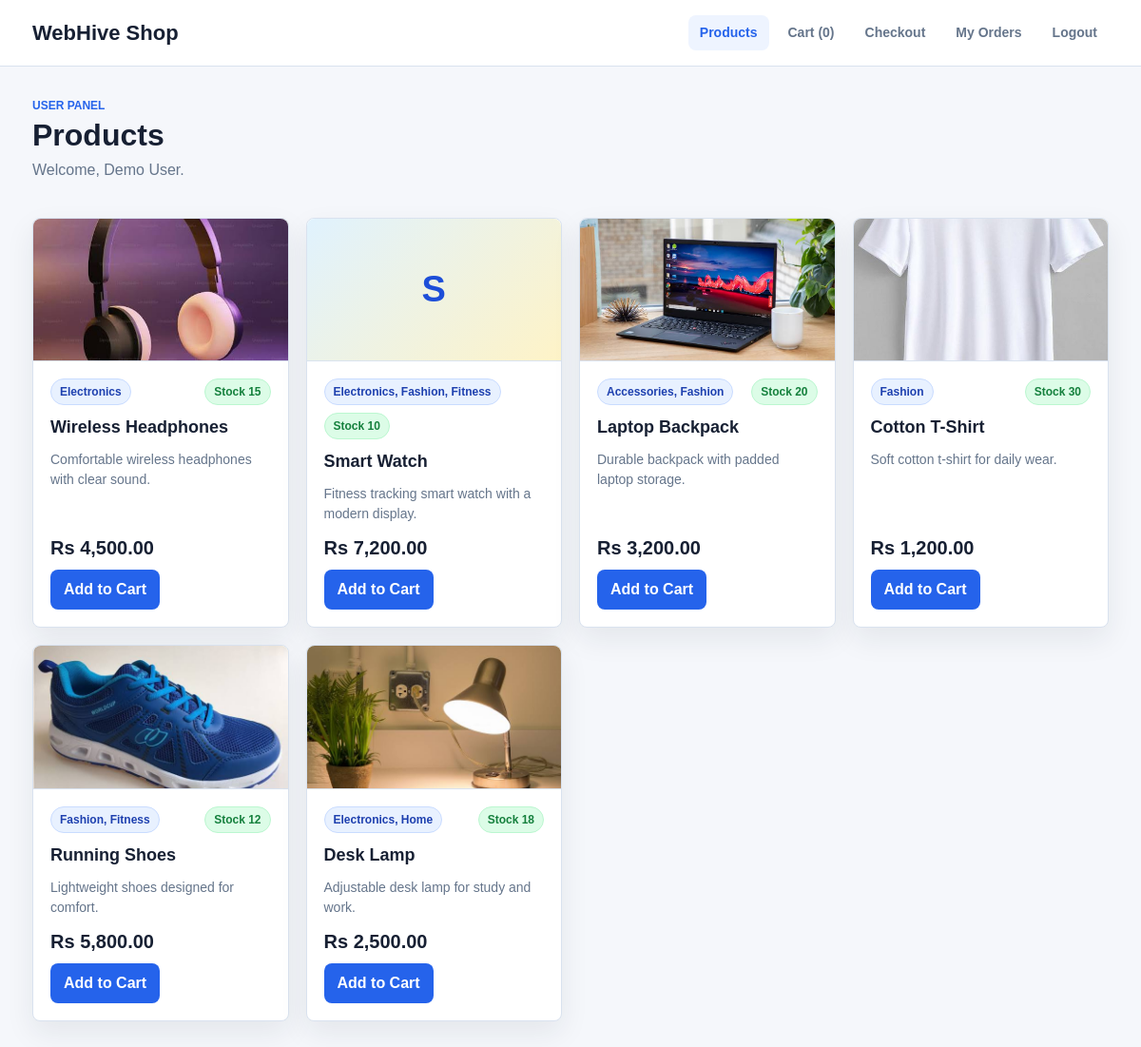
Page /shop.php (signed in) on the committed database.
### tables this page shows
CREATE TABLE IF NOT EXISTS products (
  id INT UNSIGNED NOT NULL AUTO_INCREMENT,
  name VARCHAR(150) NOT NULL,
  description TEXT NULL,
  price DECIMAL(10,2) NOT NULL,
  stock INT UNSIGNED NOT NULL DEFAULT 0,
  image VARCHAR(255) NULL,
  status ENUM('active', 'inactive') NOT NULL DEFAULT 'active',
  created_at TIMESTAMP NOT NULL DEFAULT CURRENT_TIMESTAMP,
  PRIMARY KEY (id)
);

### includes/classes/CartService.php (called while the page is built, shortened)
<?php
class CartService
{
    public function countItems(int $userId): int
    {
        $statement = $this->pdo->prepare('SELECT COALESCE(SUM(quantity), 0) FROM cart_items WHERE user_id = ?');
        $statement->execute([$userId]);
        return (int) $statement->fetchColumn();
    }
}

### includes/auth.php (called while the page is built, shortened)
<?php
require_once __DIR__ . '/classes/ProductRepository.php';
require_once __DIR__ . '/classes/CartService.php';
function h($value)
{
    return htmlspecialchars((string) $value, ENT_QUOTES, 'UTF-8');
}

### includes/classes/ProductRepository.php (called while the page is built, shortened)
<?php
class ProductRepository
{
    public function activeProductsWithCategories(): array
    {
        return $this->pdo
            ->query(
                "SELECT p.id, p.name, p.description, p.price, p.stock, p.image, p.status,
                        GROUP_CONCAT(c.name ORDER BY c.name SEPARATOR ', ') AS category_names
                 FROM products p
                 LEFT JOIN product_categories pc ON pc.product_id = p.id
                 LEFT JOIN categories c ON c.id = pc.category_id
                 WHERE p.status = 'active'
                 GROUP BY p.id, p.name, p.description, p.price, p.stock, p.image, p.status
                 ORDER BY p.id"
            )
            ->fetchAll();
    }
}

### shop.php (the view, shortened to what this page needs)
<?php
require __DIR__ . '/includes/db.php';
require __DIR__ . '/includes/auth.php';
$userId = (int) $_SESSION['user_id'];
$productsRepository = new ProductRepository($pdo);
$cartService = new CartService($pdo, $productsRepository);
$products = $productsRepository->activeProductsWithCategories();
$cartCount = $cartService->countItems($userId);
?>
<!DOCTYPE html>
<html lang="en">
<head>
  <link rel="stylesheet" href="assets/css/style.css">
</head>
<body>
  <div class="site-shell">
    <header class="topbar">
      <div class="topbar-inner">
        <a class="brand" href="shop.php">WebHive Shop</a>
        <nav class="nav">
          <a class="active" href="shop.php">Products</a>
          <a href="cart.php">Cart (<?php echo h($cartCount); ?>)</a>
          <a href="checkout.php">Checkout</a>
          <a href="my-orders.php">My Orders</a>
          <a href="logout.php">Logout</a>
        </nav>
      </div>
    </header>
    <main class="page">
      <div class="page-header">
        <div>
          <p class="eyebrow">User Panel</p>
          <h1>Products</h1>
          <p class="muted">Welcome, <?php echo h($_SESSION['name']); ?>.</p>
        </div>
      </div>
      <section class="grid product-grid">
        <?php foreach ($products as $product): ?>
          <article class="card product-card">
            <div class="product-image">
              <?php if (!empty($product['image']) && file_exists(__DIR__ . '/assets/' . $product['image'])): ?>
                <img src="assets/<?php echo h($product['image']); ?>" alt="<?php echo h($product['name']); ?>">
              <?php else: ?>
                <span><?php echo h(substr($product['name'], 0, 1)); ?></span>
              <?php endif; ?>
            </div>
            <div class="product-body">
              <div class="meta-row">
                <span class="badge"><?php echo h($product['category_names'] ?? 'No category'); ?></span>
                <span class="badge <?php echo (int) $product['stock'] > 0 ? 'success' : 'danger'; ?>">
                  Stock <?php echo h($product['stock']); ?>
                </span>
              </div>
              <h2 class="product-title"><?php echo h($product['name']); ?></h2>
              <p class="product-description"><?php echo h($product['description']); ?></p>
              <div class="meta-row">
                <span class="price">Rs <?php echo h(number_format((float) $product['price'], 2)); ?></span>
                <form method="post" action="shop.php">
                  <button class="btn primary" type="submit">Add to Cart</button>
                </form>
              </div>
            </div>
          </article>
        <?php endforeach; ?>
      </section>
    </main>
  </div>
</body>
</html>

### assets/css/style.css (style rules this page uses)
:root { --bg: #f5f7fb; --surface: #ffffff; --surface-soft: #eef4ff; --text: #172033; --muted: #65758b; --line: #d9e2ef; --primary: #2563eb; --primary-dark: #1d4ed8; --success: #15803d; --warning: #b45309; --danger: #b91c1c; --shadow: 0 12px 30px rgba(23, 32, 51, 0.08); }
* { box-sizing: border-box; }
body { margin: 0; background: var(--bg); color: var(--text); font-family: Arial, Helvetica, sans-serif; line-height: 1.5; }
a { color: inherit; text-decoration: none; }
.site-shell { min-height: 100vh; }
.topbar { background: var(--surface); border-bottom: 1px solid var(--line); position: sticky; top: 0; z-index: 10; }
.topbar-inner { align-items: center; display: flex; gap: 24px; justify-content: space-between; margin: 0 auto; max-width: 1180px; padding: 16px 24px; }
.brand { font-size: 22px; font-weight: 800; }
.nav { align-items: center; display: flex; flex-wrap: wrap; gap: 8px; }
.nav a { border-radius: 8px; color: var(--muted); font-size: 14px; font-weight: 700; padding: 8px 12px; }
.nav a:hover, .nav a.active { background: var(--surface-soft); color: var(--primary); }
.page { margin: 0 auto; max-width: 1180px; padding: 32px 24px; }
.page-header { align-items: flex-end; display: flex; gap: 20px; justify-content: space-between; margin-bottom: 22px; }
.eyebrow { color: var(--primary); font-size: 12px; font-weight: 800; letter-spacing: 0; margin: 0 0 4px; text-transform: uppercase; }
h1, h2, h3, p { margin-top: 0; }
h1 { font-size: 32px; line-height: 1.15; margin-bottom: 6px; }
h2 { font-size: 22px; margin-bottom: 16px; }
.muted { color: var(--muted); }
.card { background: var(--surface); border: 1px solid var(--line); border-radius: 8px; box-shadow: var(--shadow); }
.grid { display: grid; gap: 18px; }
.product-grid { grid-template-columns: repeat(auto-fit, minmax(240px, 1fr)); }
.product-card { display: flex; flex-direction: column; min-height: 100%; }
.product-image { align-items: center; aspect-ratio: 16 / 9; background: linear-gradient(135deg, #e0f2fe, #fef3c7); border-bottom: 1px solid var(--line); border-radius: 8px 8px 0 0; color: var(--primary-dark); display: flex; font-size: 38px; font-weight: 800; justify-content: center; overflow: hidden; }
.product-image img { display: block; height: 100%; object-fit: cover; width: 100%; }
.product-body { display: flex; flex: 1; flex-direction: column; gap: 10px; padding: 18px; }
.product-title { font-size: 18px; font-weight: 800; margin: 0; }
.product-description { color: var(--muted); flex: 1; font-size: 14px; margin: 0; }
.meta-row { align-items: center; display: flex; flex-wrap: wrap; gap: 8px; justify-content: space-between; }
.price { font-size: 20px; font-weight: 800; }
.badge { background: #e8f1ff; border: 1px solid #c9dcff; border-radius: 999px; color: #1e40af; display: inline-flex; font-size: 12px; font-weight: 800; padding: 4px 9px; }
.badge.success { background: #dcfce7; border-color: #bbf7d0; color: var(--success); }
.btn { align-items: center; border: 0; border-radius: 8px; cursor: pointer; display: inline-flex; font: inherit; font-weight: 800; justify-content: center; min-height: 40px; padding: 9px 14px; }
.btn.primary { background: var(--primary); color: #ffffff; }

### rows in the picture
products: image (picture), category_names "Electronics", stock "15", name "Wireless Headphones", description "Comfortable wireless headphones with clear sound.", price "4,500.00"
products: name "S", category_names "Electronics, Fashion, Fitness", stock "10", name "Smart Watch", description "Fitness tracking smart watch with a modern display.", price "7,200.00"
products: image (picture), category_names "Accessories, Fashion", stock "20", name "Laptop Backpack", description "Durable backpack with padded laptop storage.", price "3,200.00"
products: image (picture), category_names "Fashion", stock "30", name "Cotton T-Shirt", description "Soft cotton t-shirt for daily wear.", price "1,200.00"
products: image (picture), category_names "Fashion, Fitness", stock "12", name "Running Shoes", description "Lightweight shoes designed for comfort.", price "5,800.00"
products: image (picture), category_names "Electronics, Home", stock "18", name "Desk Lamp", description "Adjustable desk lamp for study and work.", price "2,500.00"

### other values in the picture
$cartCount "0"
$_SESSION['name'] "Demo User"
